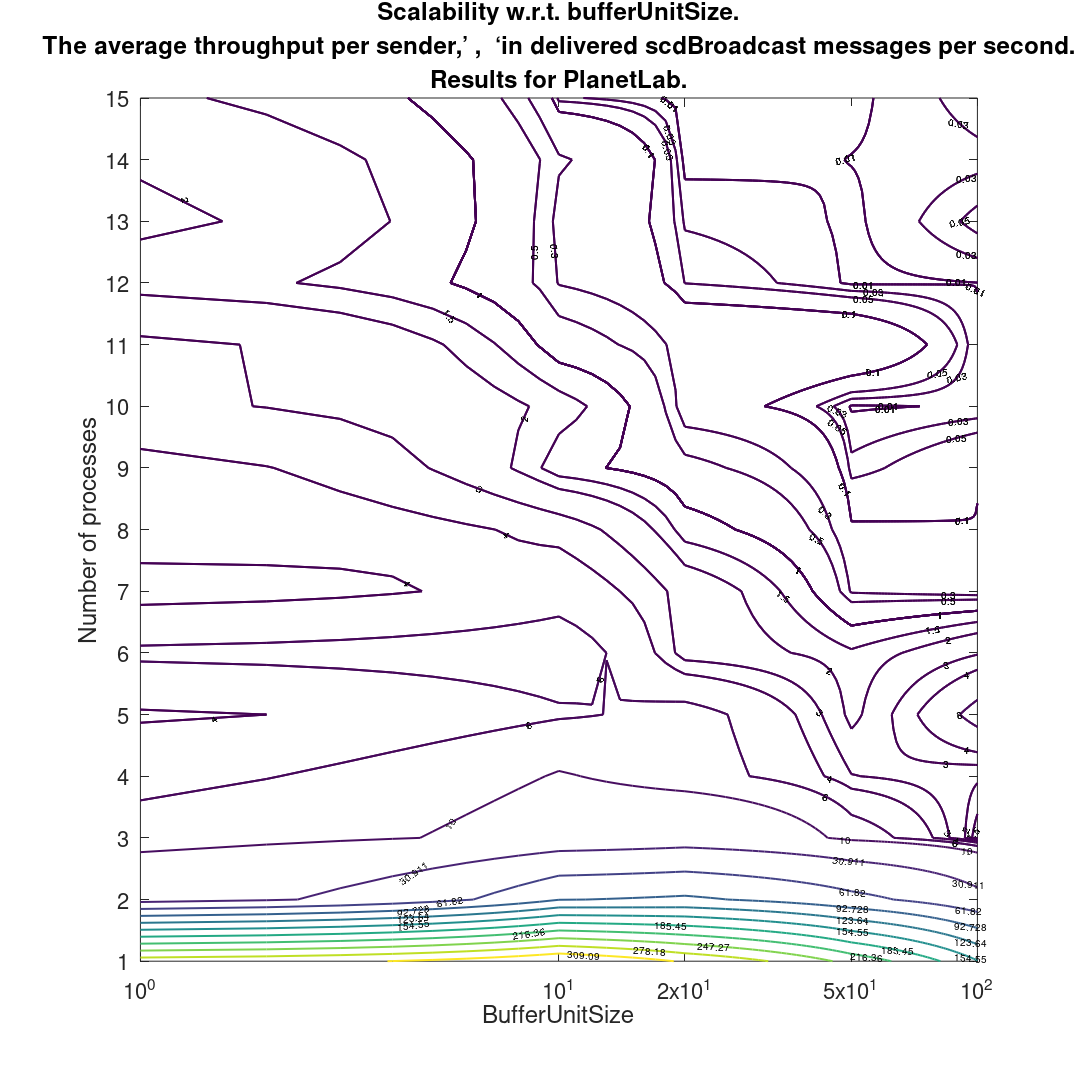

The MATLAB script that drew this image:
clf
set(0,'DefaultFigureVisible','off')
figure('DefaultAxesFontSize',22);
x = [;1;100;20;50;10;10;50;20;1;100;10;100;1;50;20;10;1;50;20;100;50;1;10;20;100;100;20;10;50;1;50;1;10;100;20;50;20;100;10;1;1;50;20;100;10;1;100;10;20;50;100;1;50;20;10;10;50;20;100;1;20;50;10;100;1;1;10;100;20;50;100;10;20;1;50];
y = [;1;1;1;1;1;2;2;2;2;2;3;3;3;3;3;4;4;4;4;4;5;5;5;5;5;6;6;6;6;6;7;7;7;7;7;8;8;8;8;8;9;9;9;9;9;10;10;10;10;10;11;11;11;11;11;12;12;12;12;12;13;13;13;13;13;14;14;14;14;14;15;15;15;15;15];
z = [;294.4436906456655;155.96782616161207;304.9354882455175;236.01631882503597;339.99836542623626;91.80088187472693;70.13986687088715;97.61269371253894;19.93229338022175;38.1532563122405;14.371240725472802;1.1147941309407094;7.005488415932233;7.7549250492503;18.756549467707448;10.409238025819985;5.352072629196387;3.0466476733699794;7.174698610704677;2.112018684478062;1.6874058541592731;3.793572609103775;5.648981511566838;6.926172777016161;6.9703630322140135;2.8865595258194663;2.4709302654363485;7.5061162670595785;1.5811957729069122;6.355984819595124;0.2685143559264134;3.330781950360647;4.95481960273644;0.12595487364481517;2.55597224399063;0.10961267298499965;1.2416270027638117;0.10047786557324406;3.611004620461084;4.798108415879367;4.38787993262447;0.03752357321934419;0.5949568154028014;0.09934757901701094;1.1679120835267303;3.128788541605593;0.013259115493526;1.7722742615119729;0.15362420352807427;0.0072743373847962475;0.011706183274319564;3.203962384495333;0.19430010126941966;0.2085381272321532;0.6840680161804815;0.2873741261332748;0.0057863107914003144;0.0490027914644809;0.009703978787684307;1.7155198534829432;0.02674691129732379;0.005621413301089321;0.23146930456210119;0.05980313605678236;2.1196119433661114;1.9406638354109302;0.3241071673456073;0.021196500078972478;0.002160142025437307;0.010537196706926107;0.045190862456327655;0.03473407393718039;0.002016930944288326;1.5754587695175832;0.00479952724829376];
[X,Y]=meshgrid(min(x):max(x),min(y):max(y));
Z=griddata(x,y,z,X,Y);
contour(X,Y,Z, 'linewidth', 2, 'ShowText','on');
hold on
contour(X,Y,Z,'LevelList', [0;0.03;0.01], 'linewidth', 2, 'ShowText','on');
contour(X,Y,Z,'LevelList', [0.03;0.05;0.01], 'linewidth', 2, 'ShowText','on');
contour(X,Y,Z,'LevelList', [0.05;0.1;0.01], 'linewidth', 2, 'ShowText','on');
contour(X,Y,Z,'LevelList', [0.1;0.3;0.1], 'linewidth', 2, 'ShowText','on');
contour(X,Y,Z,'LevelList', [0.3;0.5;0.1], 'linewidth', 2, 'ShowText','on');
contour(X,Y,Z,'LevelList', [0.5;1;0.1], 'linewidth', 2, 'ShowText','on');
contour(X,Y,Z,'LevelList', [1;1.5;1], 'linewidth', 2, 'ShowText','on');
contour(X,Y,Z,'LevelList', [1.5;2;1], 'linewidth', 2, 'ShowText','on');
contour(X,Y,Z,'LevelList', [2;3;1], 'linewidth', 2, 'ShowText','on');
contour(X,Y,Z,'LevelList', [3;4;1], 'linewidth', 2, 'ShowText','on');
contour(X,Y,Z,'LevelList', [4;6;1], 'linewidth', 2, 'ShowText','on');
contour(X,Y,Z,'LevelList', [6;10;1], 'linewidth', 2, 'ShowText','on');
title({'Scalability w.r.t. bufferUnitSize.', 'The average throughput per sender,’ ,  ‘in delivered scdBroadcast messages per second.', 'Results for PlanetLab.'})
xlabel('BufferUnitSize')
xticks([1, 10, 20, 50, 100])
ylabel('Number of processes')
yticks([1, 2, 3, 4, 5, 6, 7, 8, 9, 10, 11, 12, 13, 14, 15])
set(gcf, 'PaperPosition', [0.0 0.0 15 15]);
set(gcf, 'PaperSize', [15 15]);
set(gca, 'XScale', 'log')
saveas(gcf, 'scd_exp3_pl_tput.pdf')
